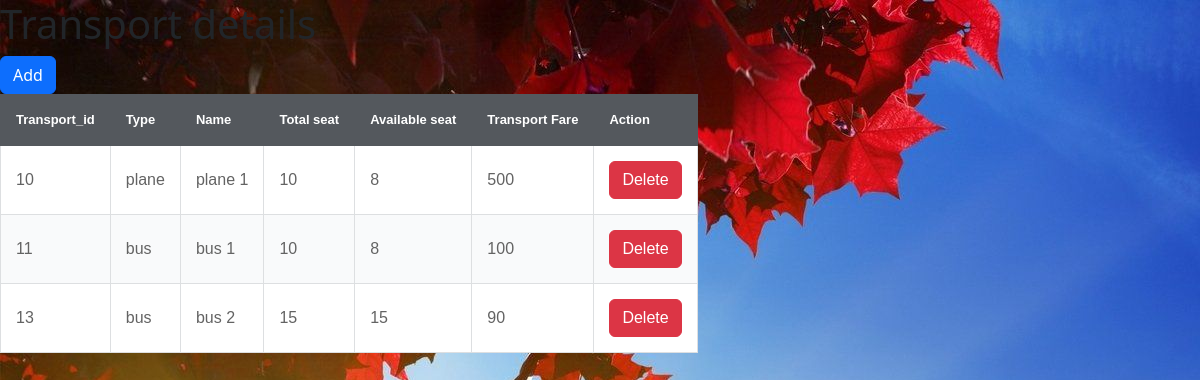
/transport_detail.php, run on the app's committed database.
### tables this page shows
CREATE TABLE `transport` (
  `trans_id` int(100) NOT NULL,
  `trans_type` varchar(100) NOT NULL,
  `tot_seat` int(10) NOT NULL,
  `trans_fare` int(100) NOT NULL,
  `trans_name` varchar(100) NOT NULL,
  `avl_seat` int(100) NOT NULL
);

### transport_detail.php (the view, shortened to what this page needs)
<!DOCTYPE html>
<?php
    include('connection.php');
?>
<head>
<link  href="https://cdn.jsdelivr.net/npm/bootstrap@5.3.0-alpha1/dist/css/bootstrap.min.css" rel="stylesheet">
</head>
<html>
    <body>
    <link rel="stylesheet" href="table.css">
        <h1>Transport details</h1>
        <a class="btn btn-primary"href="add_transport.php">Add</a>
         <br>
<table>
<thead>
<tr>
                <td>Transport_id</td>
                <td>Type</td>
                <td>Name</td>
                <td>Total seat</td>
                <td>Available seat</td>
                <td>Transport Fare</td>
                <td>Action</td>
</tr>
</thead>
<tbody>
<?php
                $sql = "SELECT * FROM `transport`";
                $result = $conn->query($sql);
                if($result->num_rows>0)
                {
                    while($row = $result->fetch_assoc())
                    {
            ?>
    <tr>
                <td><?php echo $row['trans_id']; ?></td>
                <td><?php echo $row['trans_type']; ?></td>
                <td><?php echo $row['trans_name']; ?></td>
                <td><?php echo $row['tot_seat']; ?></td>
                <td><?php echo $row['avl_seat']; ?></td>
                <td><?php echo $row['trans_fare']; ?></td>
                <td>
                <a class="btn btn-danger"href="deletetrans.php?id=<?php echo $row['trans_id'];?>"onclick="return confirm ('are you sure you want to delete it ?')">Delete</a></td>
    </tr>
   <?php }
  } ?>
</tbody>
        </table>
    </body>
</html>

### table.css (style rules this page uses)
body { background:url(../Image/eiffel2.jpg) no-repeat; }
table { border-collapse: collapse; font-family: Tahoma, Geneva, sans-serif; }
table td { padding: 15px; }
table thead td { background-color: #54585d; color: #ffffff; font-weight: bold; font-size: 13px; border: 1px solid #54585d; }
table tbody td { color: #636363; border: 1px solid #dddfe1; }
table tbody tr { background-color: #f9fafb; }
table tbody tr:nth-child(odd) { background-color: #ffffff; }

### data on the page
transport: trans_id "10", trans_type "plane", trans_name "plane 1", tot_seat "10", avl_seat "8", trans_fare "500"
transport: trans_id "11", trans_type "bus", trans_name "bus 1", tot_seat "10", avl_seat "8", trans_fare "100"
transport: trans_id "13", trans_type "bus", trans_name "bus 2", tot_seat "15", avl_seat "15", trans_fare "90"
